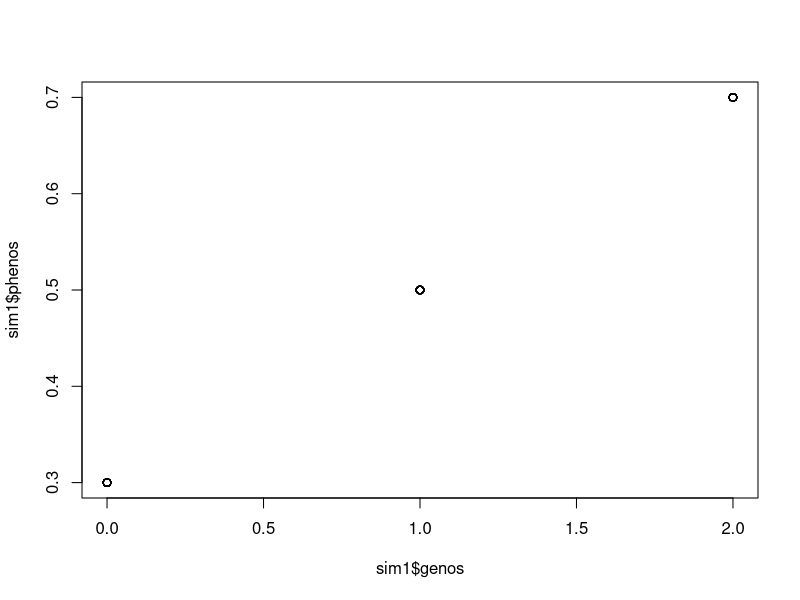
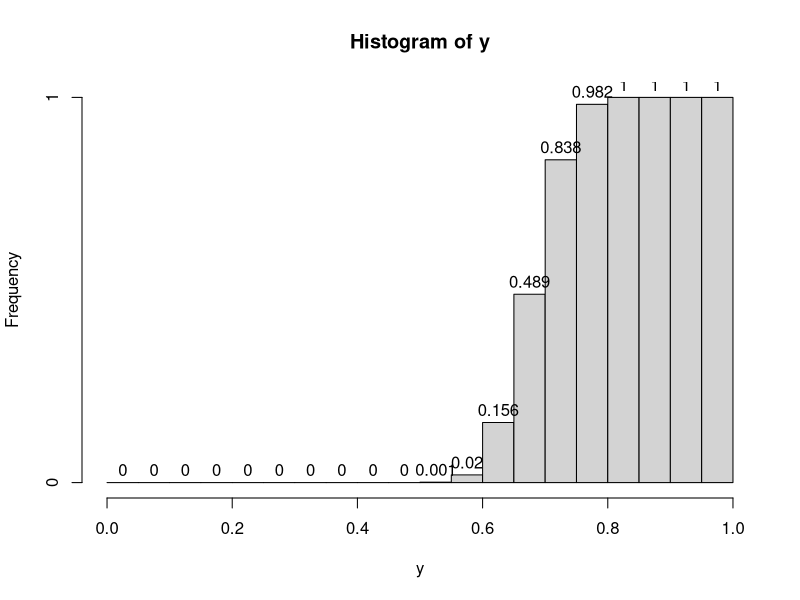

R code for these plots, in order:
## ---- chunk 1

## ---- chunk 2
## LIBRARIES AND VARIABLES
# load the packages you need for this document

#library(ggplot2)
#library(tidyverse)

# variables needed in this document
# raukr colours
#rv_col_dark <- "#125687"
#rv_col_light <- "#e7eef3"
## ---- chunk 3
#parameters
b0 = 0.3
b1 = 0.2
N=100
sim1 = data.frame(genos=round(runif(N,min=0,max=2)))

sim1$phenos = b0 + b1 * sim1$genos

plot(x=sim1$genos, y=sim1$phenos)
## ---- chunk 4
#parameters
b0 = 0.3
b1 = 0.2
N = 1000
x = 2

y = b0 + b1 * x + rnorm(N, mean=0, sd=0.05) 

h=hist(y, frequency=TRUE, right=FALSE, breaks=seq(0,1.0, 0.05), plot=FALSE)
h$counts = h$counts/N
## ---- chunk 5
# replace the histogram counts with the cumulative counts
h$counts = cumsum(h$counts)
#plot the CDF
plot(h, labels=TRUE)

# compute requested probability from hist
paste("Pr[Y<=0.6|X=2] = ", sum(h$counts[12]))
## ---- chunk 6
#, eval=FALSE}
# compute the mean, mu, from our model 
b0 = 0.3
b1 = 0.2
x = 2
mu = b0 + b1 * x

# Let's simulate the data from another model
c0 = 0.4
c1 = 0.2
N=100
yp = c0 + c1 * rep(x,N) + rnorm(N, mean=0, sd=0.05) 
# t-test
t.test(yp, mu=mu)
## ---- chunk 7

